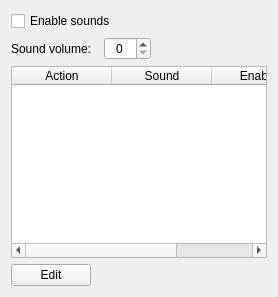
         <widget class="QWidget" name="tabSound">
          <attribute name="title">
           <string>Sounds</string>
          </attribute>
          <layout class="QGridLayout" name="gridLayout_8">
           <item row="0" column="0">
            <widget class="QCheckBox" name="tabSound_chkEnableSound">
             <property name="text">
              <string>Enable sounds</string>
             </property>
            </widget>
           </item>
           <item row="1" column="0">
            <layout class="QHBoxLayout" name="horizontalLayout_6">
             <item>
              <widget class="QLabel" name="lblSoundVolume">
               <property name="text">
                <string>Sound volume:  </string>
               </property>
              </widget>
             </item>
             <item>
              <widget class="QSpinBox" name="tabSound_spbSoundVolume">
               <property name="maximumSize">
                <size>
                 <width>71</width>
                 <height>25</height>
                </size>
               </property>
               <property name="alignment">
                <set>Qt::AlignCenter</set>
               </property>
               <property name="maximum">
                <number>100</number>
               </property>
              </widget>
             </item>
             <item>
              <spacer name="horizontalSpacer_5">
               <property name="orientation">
                <enum>Qt::Horizontal</enum>
               </property>
               <property name="sizeHint" stdset="0">
                <size>
                 <width>40</width>
                 <height>20</height>
                </size>
               </property>
              </spacer>
             </item>
            </layout>
           </item>
           <item row="3" column="0">
            <layout class="QHBoxLayout" name="horizontalLayout_13">
             <item>
              <widget class="QPushButton" name="tabSound_cmdEdit">
               <property name="maximumSize">
                <size>
                 <width>16999</width>
                 <height>16777215</height>
                </size>
               </property>
               <property name="text">
                <string>Edit</string>
               </property>
              </widget>
             </item>
             <item>
              <spacer name="horizontalSpacer_9">
               <property name="orientation">
                <enum>Qt::Horizontal</enum>
               </property>
               <property name="sizeHint" stdset="0">
                <size>
                 <width>40</width>
                 <height>20</height>
                </size>
               </property>
              </spacer>
             </item>
            </layout>
           </item>
           <item row="2" column="0">
            <widget class="QTableWidget" name="tabSound_lstListSound">
             <attribute name="horizontalHeaderStretchLastSection">
              <bool>false</bool>
             </attribute>
             <attribute name="verticalHeaderStretchLastSection">
              <bool>false</bool>
             </attribute>
             <column>
              <property name="text">
               <string>Action</string>
              </property>
             </column>
             <column>
              <property name="text">
               <string>Sound</string>
              </property>
             </column>
             <column>
              <property name="text">
               <string>Enabled</string>
              </property>
              <property name="textAlignment">
               <set>AlignHCenter|AlignVCenter|AlignCenter</set>
              </property>
             </column>
            </widget>
           </item>
          </layout>
         </widget>
